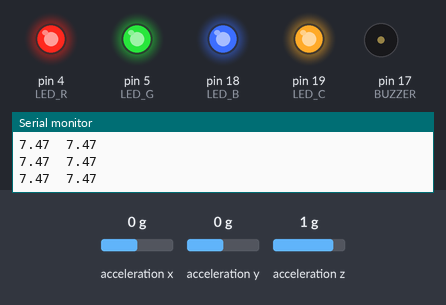
Simulated run of this sketch. Board: Arduino Mega 2560, built with avr-gcc and run on an emulated ATmega2560. Parts: output pins drawn as LEDs (lit = HIGH), buzzer (waves = sounding, pin HIGH), the last lines printed to the serial monitor. Inputs (shaded band) come from the test bench; at power-on: acceleration x 0 g, acceleration z 1 g, acceleration y 0 g. Pins used as bus, display or sensor lines are not drawn.

Above: at 1.2 s.
1.3 s: acceleration x set to -1.4 g
At 1.42 s:
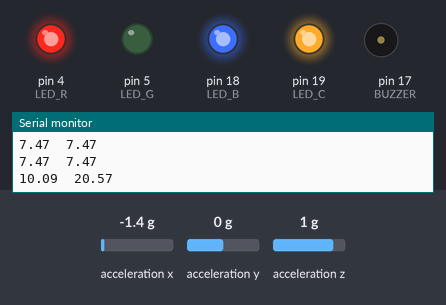
2.9 s: acceleration z set to -0.8 g
At 3.02 s:
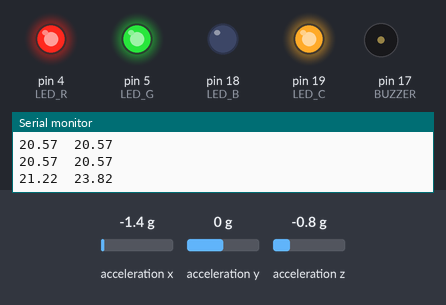
Timing chart, 0 to 5.9 s (numbered marks = the images above; inputs shaded):
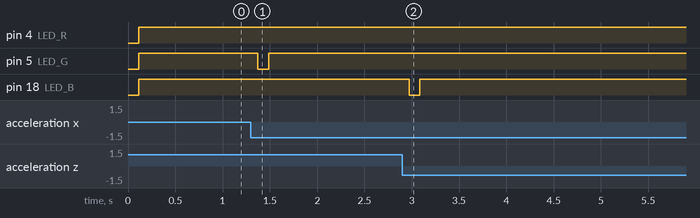

The sketch:

accelerometer.ino
```cpp
#include <Wire.h>
#include <Adafruit_Sensor.h>
#include <Adafruit_ADXL345_U.h>

#define LED_R 4
#define LED_G 5
#define LED_B 18
#define LED_C 19
#define BUZZER 17
#define POWER 23

Adafruit_ADXL345_Unified accel = Adafruit_ADXL345_Unified(12345);

float const GRAVITY = 9.81;

float const TOLERANCE_LOW = .5;
float const TOLERANCE_MID = 3.0;
float const TOLERANCE_HIGH = 12.0;

float const OFFSET_X = .51;
float const OFFSET_Y = 0;
float const OFFSET_Z = 2.65;

float const NORMALIZE_X = GRAVITY / 10.28;
float const NORMALIZE_Y = GRAVITY / 10.24;
float const NORMALIZE_Z = GRAVITY / 10.06;


float buffer() {
  sensors_event_t event;

  float a = 0;

  float acc_x;
  float acc_y;
  float acc_z;

  for (int i = 0; i < 5; i++) {
    accel.getEvent(&event);
    acc_x = (event.acceleration.x - OFFSET_X) * NORMALIZE_X;
    acc_y = (event.acceleration.y - OFFSET_Y) * NORMALIZE_Y;
    acc_z = (event.acceleration.z - OFFSET_Z) * NORMALIZE_Z;

    a += abs(acc_x) + abs(acc_y) + abs(acc_z);

    delay(10);
  }
  a /= 5;
  return a;
}


void detectAccel(float a0, float a1) {
  if (a0 > a1 + TOLERANCE_HIGH || a0 < a1 - TOLERANCE_HIGH) {
    digitalWrite(LED_R, LOW);
    digitalWrite(LED_G, HIGH);
    digitalWrite(LED_B, HIGH);
    analogWrite(BUZZER, 127);
  } else if (a0 > a1 + TOLERANCE_MID || a0 < a1 - TOLERANCE_MID) {
    digitalWrite(LED_R, HIGH);
    digitalWrite(LED_G, LOW);
    digitalWrite(LED_B, HIGH);
  } else  if (a0 > a1 + TOLERANCE_LOW || a0 < a1 - TOLERANCE_LOW) {
    digitalWrite(LED_R, HIGH);
    digitalWrite(LED_G, HIGH);
    digitalWrite(LED_B, LOW);
  } else {
    digitalWrite(LED_R, HIGH);
    digitalWrite(LED_G, HIGH);
    digitalWrite(LED_B, HIGH);
    analogWrite(BUZZER, 0);
  }
}


void setup() {
  Serial.begin(115200);

  pinMode(LED_R, OUTPUT);
  pinMode(LED_G, OUTPUT);
  pinMode(LED_B, OUTPUT);
  pinMode(LED_C, OUTPUT);
  pinMode(POWER, OUTPUT);
  digitalWrite(POWER, HIGH);
  digitalWrite(LED_C, HIGH);

  if (!accel.begin()) {
    Serial.println("No ADXL345 detected!");
    while (1);
  }

  accel.setDataRate(ADXL345_DATARATE_100_HZ);
  accel.setRange(ADXL345_RANGE_8_G);

  Serial.println("Setup Complete!");
}


void loop() {
  float a0 = buffer();
  delay(1);
  float a1 = buffer();

  Serial.print(a0); Serial.print("\t");
  Serial.print(a1); Serial.println();

  detectAccel(a0, a1);
}
```

Measured:
- after the input at 1.3 s, pin 5 (LED_G): HIGH → LOW after 0.07 s, → HIGH 0.11 s later
- after the input at 2.9 s, pin 18 (LED_B): HIGH → LOW after 0.07 s, → HIGH 0.11 s later
